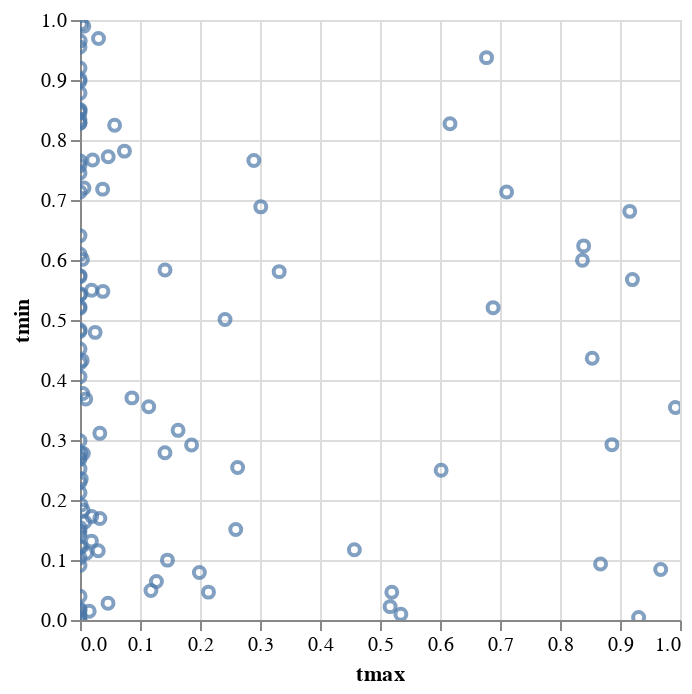

Here is the notebook cell this chart was saved with:
### Code cell
df_cluster.plot.scatter(x="tmax", y="tmin")  # add coloring with size of buildings, ...

### Figure 1 — Vega-Lite specification as saved in the notebook (floating-point values rounded to 4 significant figures)
{"config": {"view": {"continuousWidth": 300, "continuousHeight": 300}}, "data": {"name": "data-45c46a85767e2a5d43f7544cd749606a"}, "mark": {"type": "point", "tooltip": true}, "encoding": {"x": {"field": "tmax", "type": "quantitative"}, "y": {"field": "tmin", "type": "quantitative"}}, "params": [{"name": "param_2", "select": {"type": "interval", "encodings": ["x", "y"]}, "bind": "scales"}], "$schema": "https://vega.github.io/schema/vega-lite/v5.20.1.json", "datasets": {"data-45c46a85767e2a5d43f7544cd749606a": [{"id": "400697GVG", "tmax": 0.6167, "diff": 0.1434, "wpgt": 0.9199, "pres": 0.5268, "hum_min": 0.2654, "holiday": 9.433e-12, "prcp": 0.8961, "tavg": 0.0003883, "tmin": 0.8272, "wdir": 0.163, "hum_avg": 0.2603, "hum_max": 0.129, "wspd": 0.9799}, {"id": "400067GVG", "tmax": 5.83e-09, "diff": 3.908e-05, "wpgt": 0.2659, "pres": 0.002696, "hum_min": 0.0161, "holiday": 9.679e-05, "prcp": 0.0004714, "tavg": 1.148e-15, "tmin": 0.5419, "wdir": 0.002091, "hum_avg": 0.7845, "hum_max": 0.148, "wspd": 0.6674}, {"id": "400313GVG", "tmax": 9.303e-15, "diff": 9.322e-07, "wpgt": 0.2189, "pres": 1.352e-07, "hum_min": 1.386e-11, "holiday": 0.8401, "prcp": 0.00479, "tavg": 1.268e-11, "tmin": 0.009562, "wdir": 5.468e-12, "hum_avg": 0.0004178, "hum_max": 0.1797, "wspd": 0.4219}, {"id": "400304GVG", "tmax": 7.156e-15, "diff": 2.53e-08, "wpgt": 0.0005232, "pres": 1.798e-07, "hum_min": 1.137e-08, "holiday": 0.8756, "prcp": 0.2678, "tavg": 3.344e-17, "tmin": 0.4808, "wdir": 5.502e-08, "hum_avg": 0.002376, "hum_max": 0.4164, "wspd": 0.07521}, {"id": "400396GVG", "tmax": 2.676e-06, "diff": 0.9935, "wpgt": 0.03111, "pres": 0.02481, "hum_min": 7.611e-11, "holiday": 2.399e-05, "prcp": 0.07316, "tavg": 8.21e-11, "tmin": 0.2719, "wdir": 2.392e-06, "hum_avg": 2.199e-05, "hum_max": 0.6023, "wspd": 0.7015}, {"id": "400284SVG", "tmax": 0.8394, "diff": 0.1312, "wpgt": 0.1035, "pres": 0.8191, "hum_min": 0.4287, "holiday": 0.02028, "prcp": 0.1263, "tavg": 0.08835, "tmin": 0.6235, "wdir": 0.5491, "hum_avg": 0.8291, "hum_max": 0.761, "wspd": 0.4237}, {"id": "400926GVG", "tmax": 8.145e-11, "diff": 0.001372, "wpgt": 0.03831, "pres": 5.426e-06, "hum_min": 0.005374, "holiday": 0.0008928, "prcp": 0.1371, "tavg": 3.419e-08, "tmin": 0.4516, "wdir": 0.0003222, "hum_avg": 0.01029, "hum_max": 0.2081, "wspd": 0.4798}, {"id": "400458GVG", "tmax": 1.398e-11, "diff": 1.007e-06, "wpgt": 0.01033, "pres": 5.209e-05, "hum_min": 2.566e-07, "holiday": 0.01167, "prcp": 0.1527, "tavg": 1.133e-17, "tmin": 0.9199, "wdir": 2.658e-09, "hum_avg": 0.003278, "hum_max": 0.9837, "wspd": 0.0618}, {"id": "400705GVG", "tmax": 0.02529, "diff": 4.957e-07, "wpgt": 0.03792, "pres": 0.2443, "hum_min": 0.02937, "holiday": 0.1845, "prcp": 0.8459, "tavg": 5.486e-06, "tmin": 0.4794, "wdir": 0.0006106, "hum_avg": 0.3636, "hum_max": 0.7228, "wspd": 0.4067}, {"id": "400126PVG", "tmax": 5.285e-05, "diff": 0.8911, "wpgt": 0.2709, "pres": 0.0005761, "hum_min": 0.1019, "holiday": 0.0009855, "prcp": 0.2695, "tavg": 0.6787, "tmin": 0.01525, "wdir": 0.7512, "hum_avg": 0.1595, "hum_max": 0.01255, "wspd": 0.8714}, {"id": "400204GVA", "tmax": 4.784e-05, "diff": 0.122, "wpgt": 0.8143, "pres": 0.01688, "hum_min": 0.02278, "holiday": 0.009977, "prcp": 0.2999, "tavg": 3.942e-06, "tmin": 0.8286, "wdir": 0.2894, "hum_avg": 0.09523, "hum_max": 0.2081, "wspd": 0.2427}, {"id": "400306gVG", "tmax": 1.9e-12, "diff": 3.439e-09, "wpgt": 0.004177, "pres": 8.246e-06, "hum_min": 2.243e-08, "holiday": 0.289, "prcp": 0.6875, "tavg": 5.526e-16, "tmin": 0.5197, "wdir": 3.767e-08, "hum_avg": 0.00226, "hum_max": 0.3247, "wspd": 0.1852}, {"id": "400100GVG", "tmax": 1.309e-20, "diff": 0.3575, "wpgt": 0.07023, "pres": 5.342e-12, "hum_min": 0.000273, "holiday": 0.01473, "prcp": 0.08887, "tavg": 8.211e-09, "tmin": 0.003618, "wdir": 0.001441, "hum_avg": 0.1718, "hum_max": 0.735, "wspd": 0.3821}, {"id": "578e031d-e014-11eb-9d61-02b402f0c1de", "tmax": 0.1416, "diff": 0.2239, "wpgt": 0.6806, "pres": 0.08067, "hum_min": 0.7096, "holiday": 0.03483, "prcp": 0.2832, "tavg": 0.7134, "tmin": 0.2786, "wdir": 0.9887, "hum_avg": 0.7384, "hum_max": 0.7668, "wspd": 0.8971}, {"id": "400098GVG", "tmax": 0.002133, "diff": 5.72e-06, "wpgt": 0.1042, "pres": 0.07691, "hum_min": 0.0001762, "holiday": 0.00755, "prcp": 0.562, "tavg": 1.926e-14, "tmin": 0.9939, "wdir": 0.1244, "hum_avg": 0.06718, "hum_max": 0.2443, "wspd": 0.004779}, {"id": "400711GVG", "tmax": 1.461e-08, "diff": 0.000607, "wpgt": 0.3242, "pres": 0.0001863, "hum_min": 2.989e-12, "holiday": 0.00715, "prcp": 0.325, "tavg": 1.415e-07, "tmin": 0.2987, "wdir": 2.155e-06, "hum_avg": 2.063e-05, "hum_max": 0.0763, "wspd": 0.3143}, {"id": "f6f7e866-e013-11eb-9d61-02b402f0c1de", "tmax": 3.824e-07, "diff": 8.162e-06, "wpgt": 0.009236, "pres": 0.001405, "hum_min": 0.0001047, "holiday": 0.0007603, "prcp": 0.9957, "tavg": 2.937e-08, "tmin": 0.8781, "wdir": 8.424e-05, "hum_avg": 0.00646, "hum_max": 0.3573, "wspd": 0.5171}, {"id": "83758fff-e013-11eb-9d61-02b402f0c1de", "tmax": 5.367e-07, "diff": 0.09506, "wpgt": 0.5355, "pres": 0.002054, "hum_min": 0.0006372, "holiday": 0.0173, "prcp": 0.9574, "tavg": 1.084e-06, "tmin": 0.955, "wdir": 0.005525, "hum_avg": 0.0006134, "hum_max": 0.3413, "wspd": 0.7115}, {"id": "400088PVG", "tmax": 0.9678, "diff": 0.1962, "wpgt": 0.3669, "pres": 0.7116, "hum_min": 0.01582, "holiday": 0.3298, "prcp": 0.03147, "tavg": 0.2829, "tmin": 0.08429, "wdir": 0.6583, "hum_avg": 0.334, "hum_max": 0.6835, "wspd": 0.03175}, {"id": "400302GVG", "tmax": 2.579e-15, "diff": 0.09929, "wpgt": 0.2827, "pres": 1.326e-08, "hum_min": 5.07e-07, "holiday": 0.002911, "prcp": 0.4469, "tavg": 1.604e-08, "tmin": 0.148, "wdir": 1.745e-05, "hum_avg": 0.0005866, "hum_max": 0.7678, "wspd": 0.8089}, {"id": "400073PVG", "tmax": 4.427e-08, "diff": 0.00018, "wpgt": 0.03644, "pres": 0.01829, "hum_min": 0.00757, "holiday": 1.156e-10, "prcp": 0.04266, "tavg": 1.884e-06, "tmin": 3.399e-05, "wdir": 0.0002833, "hum_avg": 0.37, "hum_max": 0.0973, "wspd": 0.3915}, {"id": "400884GVG", "tmax": 5.062e-08, "diff": 0.002622, "wpgt": 0.1083, "pres": 0.007924, "hum_min": 4.595e-07, "holiday": 1.538e-05, "prcp": 0.3401, "tavg": 6.394e-15, "tmin": 0.1223, "wdir": 2.357e-09, "hum_avg": 0.01183, "hum_max": 0.5221, "wspd": 0.2716}, {"id": "400812GVG", "tmax": 1.007e-20, "diff": 2.27e-09, "wpgt": 0.005685, "pres": 1.63e-12, "hum_min": 8.452e-12, "holiday": 0.008414, "prcp": 0.06169, "tavg": 3.165e-16, "tmin": 0.1036, "wdir": 1.011e-11, "hum_avg": 0.0001082, "hum_max": 0.02939, "wspd": 0.4169}, {"id": "400356PVG", "tmax": 0.0001167, "diff": 0.7392, "wpgt": 0.8686, "pres": 0.0005434, "hum_min": 0.6501, "holiday": 8.559e-05, "prcp": 0.9535, "tavg": 0.9741, "tmin": 0.03964, "wdir": 0.45, "hum_avg": 0.7075, "hum_max": 0.5193, "wspd": 0.1262}, {"id": "400055GVG", "tmax": 7.406e-06, "diff": 1.319e-05, "wpgt": 0.05649, "pres": 0.005919, "hum_min": 2.551e-07, "holiday": 1.034e-05, "prcp": 0.4277, "tavg": 4.433e-08, "tmin": 0.2121, "wdir": 0.0005247, "hum_avg": 0.001698, "hum_max": 0.3149, "wspd": 0.3706}, {"id": "400811GVG", "tmax": 0.0002601, "diff": 0.3431, "wpgt": 0.482, "pres": 0.04213, "hum_min": 0.5974, "holiday": 3.382e-15, "prcp": 0.4544, "tavg": 0.0003323, "tmin": 0.1539, "wdir": 0.0349, "hum_avg": 0.1456, "hum_max": 0.03391, "wspd": 0.4128}, {"id": "400264PVG", "tmax": 0.04669, "diff": 0.2993, "wpgt": 4.357e-06, "pres": 0.4878, "hum_min": 2.393e-05, "holiday": 2.191e-07, "prcp": 0.1349, "tavg": 0.08701, "tmin": 0.02789, "wdir": 0.4626, "hum_avg": 0.1243, "hum_max": 0.4909, "wspd": 0.03157}, {"id": "400095GVG", "tmax": 0.1274, "diff": 0.004235, "wpgt": 0.3338, "pres": 0.5876, "hum_min": 0.002373, "holiday": 0.1558, "prcp": 0.6269, "tavg": 0.0001264, "tmin": 0.06424, "wdir": 0.006782, "hum_avg": 0.09175, "hum_max": 0.1832, "wspd": 0.3711}, {"id": "6abb785c-dfff-11eb-9d61-02b402f0c1de", "tmax": 1.559e-11, "diff": 0.0003227, "wpgt": 0.2861, "pres": 4.199e-06, "hum_min": 1.163e-13, "holiday": 0.003157, "prcp": 0.05726, "tavg": 6.606e-07, "tmin": 0.01842, "wdir": 9.645e-13, "hum_avg": 2.985e-07, "hum_max": 0.007069, "wspd": 0.2908}, {"id": "400974GVG", "tmax": 1.051e-06, "diff": 0.9316, "wpgt": 0.9788, "pres": 9.219e-05, "hum_min": 0.0005312, "holiday": 0.1658, "prcp": 0.2766, "tavg": 3.431e-05, "tmin": 0.2679, "wdir": 0.182, "hum_avg": 1.028e-05, "hum_max": 0.008098, "wspd": 0.2835}, {"id": "400104PVG", "tmax": 3.467e-07, "diff": 0.0001224, "wpgt": 0.2035, "pres": 0.001337, "hum_min": 2.13e-08, "holiday": 5.811e-10, "prcp": 0.1193, "tavg": 1.145e-11, "tmin": 0.574, "wdir": 1.427e-08, "hum_avg": 0.0001875, "hum_max": 0.06966, "wspd": 0.8978}, {"id": "400732GVG", "tmax": 0.002075, "diff": 0.0728, "wpgt": 0.001036, "pres": 0.05235, "hum_min": 1.203e-09, "holiday": 0.0001297, "prcp": 0.01897, "tavg": 0.02964, "tmin": 0.2352, "wdir": 0.0001589, "hum_avg": 0.0005057, "hum_max": 0.05926, "wspd": 0.1583}, {"id": "400097GVG", "tmax": 1.716e-08, "diff": 7.376e-06, "wpgt": 0.1196, "pres": 2.896e-05, "hum_min": 0.001618, "holiday": 5.075e-05, "prcp": 0.0008108, "tavg": 1.402e-05, "tmin": 0.8279, "wdir": 0.005297, "hum_avg": 0.08377, "hum_max": 0.9554, "wspd": 0.4831}, {"id": "400338PVG", "tmax": 0.001346, "diff": 8.973e-06, "wpgt": 0.00675, "pres": 0.03873, "hum_min": 0.000133, "holiday": 0.2555, "prcp": 0.5948, "tavg": 2.795e-09, "tmin": 0.5434, "wdir": 5.49e-06, "hum_avg": 0.007123, "hum_max": 0.021, "wspd": 0.2258}, {"id": "400101GVA", "tmax": 1.028e-08, "diff": 4.324e-06, "wpgt": 0.01233, "pres": 0.0002381, "hum_min": 4.073e-08, "holiday": 0.4543, "prcp": 0.4916, "tavg": 1.905e-10, "tmin": 0.229, "wdir": 1.945e-10, "hum_avg": 0.02682, "hum_max": 0.989, "wspd": 0.2464}, {"id": "400060pVG", "tmax": 0.6019, "diff": 0.5234, "wpgt": 0.347, "pres": 0.6045, "hum_min": 5.031e-08, "holiday": 2.536e-06, "prcp": 0.708, "tavg": 1.176e-05, "tmin": 0.2494, "wdir": 0.4414, "hum_avg": 3.906e-05, "hum_max": 0.0259, "wspd": 0.06146}, {"id": "400704GVG", "tmax": 1.089e-10, "diff": 5.152e-05, "wpgt": 0.0482, "pres": 2.885e-05, "hum_min": 1.728e-09, "holiday": 0.04136, "prcp": 0.07618, "tavg": 3.72e-14, "tmin": 0.8454, "wdir": 6.797e-10, "hum_avg": 1.003e-05, "hum_max": 0.4871, "wspd": 0.7944}, {"id": "3bf6985d-e014-11eb-9d61-02b402f0c1de", "tmax": 2.664e-11, "diff": 0.0005842, "wpgt": 0.2161, "pres": 3.021e-07, "hum_min": 1.375e-06, "holiday": 0.1527, "prcp": 0.8247, "tavg": 3.428e-08, "tmin": 0.8976, "wdir": 0.05167, "hum_avg": 0.0007309, "hum_max": 0.01479, "wspd": 0.9101}, {"id": "400131GVG", "tmax": 0.2627, "diff": 0.042, "wpgt": 0.8972, "pres": 0.01765, "hum_min": 0.02453, "holiday": 0.009238, "prcp": 0.526, "tavg": 0.01688, "tmin": 0.2541, "wdir": 0.7375, "hum_avg": 0.9936, "hum_max": 0.04282, "wspd": 0.5771}, {"id": "400259PVG", "tmax": 0.0003387, "diff": 0.000646, "wpgt": 0.1473, "pres": 0.0182, "hum_min": 0.4781, "holiday": 0.0155, "prcp": 0.762, "tavg": 0.00597, "tmin": 0.6095, "wdir": 0.6897, "hum_avg": 0.7315, "hum_max": 0.8426, "wspd": 0.04539}, {"id": "400089GVG", "tmax": 0.0008744, "diff": 0.2308, "wpgt": 0.0002437, "pres": 0.1541, "hum_min": 7.006e-09, "holiday": 0.0006081, "prcp": 0.2089, "tavg": 5.397e-12, "tmin": 0.2787, "wdir": 0.0001437, "hum_avg": 0.0001486, "hum_max": 0.328, "wspd": 0.9961}, {"id": "730285cc-ae67-11eb-9b5e-02b402f0c1de", "tmax": 5.535e-12, "diff": 1.384e-09, "wpgt": 0.001012, "pres": 2.258e-05, "hum_min": 7.869e-09, "holiday": 0.9964, "prcp": 0.8768, "tavg": 3.194e-18, "tmin": 0.4053, "wdir": 1.001e-09, "hum_avg": 0.00143, "hum_max": 0.5213, "wspd": 0.1372}, {"id": "400352PVG", "tmax": 0.00663, "diff": 0.001285, "wpgt": 0.03924, "pres": 0.1429, "hum_min": 0.06554, "holiday": 0.1184, "prcp": 0.5597, "tavg": 0.001153, "tmin": 0.7201, "wdir": 0.04865, "hum_avg": 0.323, "hum_max": 0.6735, "wspd": 0.692}, {"id": "400328PVG", "tmax": 5.247e-08, "diff": 6.026e-05, "wpgt": 0.05339, "pres": 0.001161, "hum_min": 3.101e-08, "holiday": 0.554, "prcp": 0.4456, "tavg": 9.882e-13, "tmin": 0.8507, "wdir": 1.708e-08, "hum_avg": 0.0002357, "hum_max": 0.2373, "wspd": 0.8453}, {"id": "400306GVG", "tmax": 0.3013, "diff": 0.04822, "wpgt": 0.4852, "pres": 0.6235, "hum_min": 1.649e-10, "holiday": 0.005839, "prcp": 0.9567, "tavg": 2.174e-07, "tmin": 0.6886, "wdir": 0.3216, "hum_avg": 0.000262, "hum_max": 0.5168, "wspd": 0.2398}, {"id": "4008231VG", "tmax": 2.08e-10, "diff": 1.042e-08, "wpgt": 0.002386, "pres": 4.655e-05, "hum_min": 1.576e-09, "holiday": 0.7463, "prcp": 0.6545, "tavg": 2.947e-15, "tmin": 0.522, "wdir": 5.637e-08, "hum_avg": 0.002948, "hum_max": 0.229, "wspd": 0.5347}, {"id": "400099PVG", "tmax": 0.8374, "diff": 0.388, "wpgt": 0.0009843, "pres": 0.09589, "hum_min": 2.157e-05, "holiday": 1.511e-16, "prcp": 0.6989, "tavg": 1.162e-09, "tmin": 0.5995, "wdir": 0.6496, "hum_avg": 0.000354, "hum_max": 0.2118, "wspd": 0.09777}, {"id": "400287SVG", "tmax": 3.743e-09, "diff": 0.006116, "wpgt": 0.0526, "pres": 1.029e-05, "hum_min": 0.1042, "holiday": 0.983, "prcp": 0.7186, "tavg": 0.0002711, "tmin": 0.8343, "wdir": 0.1252, "hum_avg": 0.5144, "hum_max": 0.6614, "wspd": 0.1197}, {"id": "400315GVG", "tmax": 5.904e-07, "diff": 0.001053, "wpgt": 0.4525, "pres": 0.001166, "hum_min": 2.975e-07, "holiday": 0.09948, "prcp": 0.4138, "tavg": 4.44e-12, "tmin": 0.1414, "wdir": 8.926e-06, "hum_avg": 0.009421, "hum_max": 0.5657, "wspd": 0.09412}, {"id": "a6cb1351-e013-11eb-9d61-02b402f0c1de", "tmax": 5.196e-06, "diff": 1.319e-07, "wpgt": 0.035, "pres": 0.01214, "hum_min": 1.371e-06, "holiday": 0.4603, "prcp": 0.8609, "tavg": 5.508e-08, "tmin": 0.0907, "wdir": 2.402e-09, "hum_avg": 0.02834, "hum_max": 0.9444, "wspd": 0.519}, {"id": "400305GVG", "tmax": 0.02102, "diff": 0.6426, "wpgt": 0.2946, "pres": 0.07214, "hum_min": 0.7, "holiday": 0.6561, "prcp": 0.2182, "tavg": 0.1199, "tmin": 0.7665, "wdir": 0.02497, "hum_avg": 0.3998, "hum_max": 0.3605, "wspd": 0.8336}, {"id": "400698GVG", "tmax": 2.328e-08, "diff": 0.08863, "wpgt": 0.8434, "pres": 4.073e-05, "hum_min": 1.324e-06, "holiday": 0.000903, "prcp": 0.5704, "tavg": 3.217e-11, "tmin": 0.5721, "wdir": 0.07036, "hum_avg": 5.715e-05, "hum_max": 0.1041, "wspd": 0.04912}, {"id": "bf254b46-e009-11eb-9d61-02b402f0c1de", "tmax": 2.205e-06, "diff": 4.853e-06, "wpgt": 0.03252, "pres": 0.01125, "hum_min": 3.688e-09, "holiday": 1.086e-07, "prcp": 0.9236, "tavg": 9.581e-13, "tmin": 0.6406, "wdir": 1.185e-06, "hum_avg": 3.472e-06, "hum_max": 0.07082, "wspd": 0.8105}, {"id": "cdd9b0a6-e013-11eb-9d61-02b402f0c1de", "tmax": 0.0003586, "diff": 0.5513, "wpgt": 0.1588, "pres": 0.004494, "hum_min": 7.739e-05, "holiday": 0.5257, "prcp": 0.2131, "tavg": 6.892e-07, "tmin": 0.765, "wdir": 0.0003823, "hum_avg": 0.003909, "hum_max": 0.02388, "wspd": 0.1391}, {"id": "400103PVG", "tmax": 4.244e-10, "diff": 0.000196, "wpgt": 0.6581, "pres": 5.606e-05, "hum_min": 2.421e-07, "holiday": 1.316e-06, "prcp": 0.8359, "tavg": 1.878e-09, "tmin": 0.7451, "wdir": 0.000199, "hum_avg": 0.1203, "hum_max": 0.8573, "wspd": 0.2291}, {"id": "400087GVG", "tmax": 4.842e-08, "diff": 1.143e-10, "wpgt": 0.001392, "pres": 0.001461, "hum_min": 1.634e-09, "holiday": 0.8156, "prcp": 0.5079, "tavg": 5.54e-18, "tmin": 0.9015, "wdir": 1.438e-06, "hum_avg": 0.002491, "hum_max": 0.3185, "wspd": 0.1479}, {"id": "400768GVG", "tmax": 4.322e-06, "diff": 2.988e-07, "wpgt": 0.002786, "pres": 0.002991, "hum_min": 0.007635, "holiday": 0.04277, "prcp": 0.8014, "tavg": 2.46e-11, "tmin": 0.849, "wdir": 0.0005649, "hum_avg": 0.2187, "hum_max": 0.4279, "wspd": 0.3005}, {"id": "400057GVG", "tmax": 5.324e-07, "diff": 0.288, "wpgt": 0.9631, "pres": 0.0004011, "hum_min": 0.1083, "holiday": 0.792, "prcp": 0.1113, "tavg": 0.0111, "tmin": 0.7573, "wdir": 0.2112, "hum_avg": 0.3719, "hum_max": 0.1246, "wspd": 0.7201}, {"id": "400296GVG", "tmax": 0.00956, "diff": 0.0002372, "wpgt": 0.1491, "pres": 0.2268, "hum_min": 0.002687, "holiday": 2.143e-12, "prcp": 0.5473, "tavg": 0.0005844, "tmin": 0.3682, "wdir": 0.3669, "hum_avg": 0.002944, "hum_max": 0.8531, "wspd": 0.8311}, {"id": "400943GVG", "tmax": 0.07405, "diff": 0.001528, "wpgt": 0.1866, "pres": 0.7245, "hum_min": 0.0001364, "holiday": 1.175e-07, "prcp": 0.001995, "tavg": 4.518e-06, "tmin": 0.7815, "wdir": 0.07246, "hum_avg": 0.3765, "hum_max": 0.3372, "wspd": 0.4825}, {"id": "400256PVG", "tmax": 0.332, "diff": 0.8969, "wpgt": 0.1886, "pres": 0.1502, "hum_min": 0.5026, "holiday": 4.602e-05, "prcp": 0.7056, "tavg": 0.1467, "tmin": 0.5806, "wdir": 0.4984, "hum_avg": 0.9703, "hum_max": 0.2092, "wspd": 0.2073}, {"id": "400355GVG", "tmax": 0.199, "diff": 0.1765, "wpgt": 0.542, "pres": 0.04636, "hum_min": 0.2834, "holiday": 0.8259, "prcp": 0.3713, "tavg": 0.6928, "tmin": 0.07927, "wdir": 0.66, "hum_avg": 0.9769, "hum_max": 0.9184, "wspd": 0.8531}, {"id": "400090PVG", "tmax": 0.186, "diff": 0.293, "wpgt": 0.3133, "pres": 0.7063, "hum_min": 6.064e-15, "holiday": 5.568e-06, "prcp": 0.4648, "tavg": 0.0002383, "tmin": 0.2917, "wdir": 0.02048, "hum_avg": 9.029e-08, "hum_max": 0.01083, "wspd": 0.9428}, {"id": "fb684f25-a63d-4d3e-9277-6d759bbc7507", "tmax": 0.9311, "diff": 0.0008332, "wpgt": 0.4561, "pres": 0.4485, "hum_min": 0.2471, "holiday": 0.1445, "prcp": 0.02178, "tavg": 0.02344, "tmin": 0.004192, "wdir": 0.04185, "hum_avg": 0.6337, "hum_max": 0.000448, "wspd": 0.9375}, {"id": "7dd30c54-3be7-4a3c-b5e0-9841bb3ffddb", "tmax": 0.8537, "diff": 0.1407, "wpgt": 0.745, "pres": 0.2954, "hum_min": 0.299, "holiday": 7.367e-05, "prcp": 0.1403, "tavg": 0.2595, "tmin": 0.4364, "wdir": 0.1732, "hum_avg": 0.4567, "hum_max": 0.5932, "wspd": 0.2214}, {"id": "33920b20-2ae7-4e6b-912b-5fc4294d6ed5", "tmax": 0.8866, "diff": 4.646e-06, "wpgt": 0.6219, "pres": 0.3772, "hum_min": 0.004407, "holiday": 0.006935, "prcp": 0.05679, "tavg": 7.346e-05, "tmin": 0.2922, "wdir": 0.1768, "hum_avg": 0.6406, "hum_max": 0.2721, "wspd": 0.7635}, {"id": "1a9266de-dfff-11eb-9d61-02b402f0c1de", "tmax": 0.0108, "diff": 0.09871, "wpgt": 0.6982, "pres": 0.03101, "hum_min": 0.7613, "holiday": 0.06766, "prcp": 0.3542, "tavg": 0.07991, "tmin": 0.1112, "wdir": 0.000245, "hum_avg": 0.5412, "hum_max": 0.9061, "wspd": 0.6469}, {"id": "d566a120-d232-489a-aa42-850e5a44dbee", "tmax": 0.005555, "diff": 0.0002538, "wpgt": 0.5729, "pres": 0.1507, "hum_min": 0.003307, "holiday": 6.084e-06, "prcp": 0.3125, "tavg": 0.0001322, "tmin": 0.2775, "wdir": 1.615e-05, "hum_avg": 0.414, "hum_max": 0.5427, "wspd": 0.07326}, {"id": "2b9a3bc7-252f-4a10-8ccb-5ccce53e896a", "tmax": 0.008054, "diff": 0.04475, "wpgt": 0.8289, "pres": 0.05082, "hum_min": 0.06327, "holiday": 0.0698, "prcp": 0.9844, "tavg": 0.5906, "tmin": 0.1632, "wdir": 0.2279, "hum_avg": 0.5553, "hum_max": 0.3876, "wspd": 0.02457}, {"id": "72013db2-014c-4c4f-8eee-ce179b77ba6f", "tmax": 0.003719, "diff": 0.3481, "wpgt": 0.05592, "pres": 0.02597, "hum_min": 0.01657, "holiday": 0.03534, "prcp": 0.9425, "tavg": 0.0008025, "tmin": 0.4327, "wdir": 0.4211, "hum_avg": 0.02375, "hum_max": 0.1431, "wspd": 0.3484}, {"id": "d20aea60-cca7-4d9e-b768-48edd962eb64", "tmax": 0.03086, "diff": 2.215e-05, "wpgt": 0.3186, "pres": 0.3211, "hum_min": 0.0007402, "holiday": 0.0009648, "prcp": 0.9799, "tavg": 8.379e-06, "tmin": 0.9692, "wdir": 0.01366, "hum_avg": 0.1162, "hum_max": 0.267, "wspd": 0.4911}, {"id": "9500b2eb-c260-4200-b657-125604911644", "tmax": 0.08653, "diff": 0.2876, "wpgt": 0.2462, "pres": 0.3208, "hum_min": 0.448, "holiday": 0.2204, "prcp": 0.4853, "tavg": 0.4195, "tmin": 0.3702, "wdir": 0.05739, "hum_avg": 0.9407, "hum_max": 0.4899, "wspd": 0.1277}, {"id": "35d897c4-9486-41c1-be9b-0e1707d9fbef", "tmax": 0.01954, "diff": 0.2631, "wpgt": 0.5075, "pres": 0.3015, "hum_min": 0.06052, "holiday": 0.04458, "prcp": 0.6874, "tavg": 0.2955, "tmin": 0.1724, "wdir": 0.164, "hum_avg": 0.3262, "hum_max": 0.5734, "wspd": 0.268}, {"id": "a9644794-439b-401c-b879-8c0225e16b99", "tmax": 0.0004454, "diff": 0.01322, "wpgt": 0.6681, "pres": 0.01181, "hum_min": 0.001031, "holiday": 5.884e-06, "prcp": 0.2323, "tavg": 6.558e-06, "tmin": 0.9649, "wdir": 0.002066, "hum_avg": 0.1906, "hum_max": 0.3595, "wspd": 0.7396}, {"id": "5c8f03f4-9165-43a2-8c42-1e813326934e", "tmax": 0.2141, "diff": 5.053e-06, "wpgt": 0.2332, "pres": 0.5889, "hum_min": 0.002293, "holiday": 0.2949, "prcp": 0.09031, "tavg": 0.00347, "tmin": 0.04642, "wdir": 0.2312, "hum_avg": 0.9217, "hum_max": 0.6884, "wspd": 0.8715}, {"id": "cae17ef4-cfad-4446-8b09-3cf946bf1378", "tmax": 0.9206, "diff": 0.07715, "wpgt": 0.4263, "pres": 0.6603, "hum_min": 0.6303, "holiday": 0.04349, "prcp": 0.1793, "tavg": 0.08293, "tmin": 0.5673, "wdir": 0.2036, "hum_avg": 0.4421, "hum_max": 0.5107, "wspd": 0.9021}, {"id": "2a5d5a37-a843-4621-b20a-a0c1a5e42e49", "tmax": 0.01535, "diff": 0.0001501, "wpgt": 0.9134, "pres": 0.3295, "hum_min": 0.0003075, "holiday": 0.01782, "prcp": 0.325, "tavg": 0.0001013, "tmin": 0.01455, "wdir": 0.2153, "hum_avg": 0.8341, "hum_max": 0.9745, "wspd": 0.9375}, {"id": "2f025f96-af2c-4140-b955-766a791fa925", "tmax": 0.04702, "diff": 0.8388, "wpgt": 0.9257, "pres": 0.317, "hum_min": 0.1038, "holiday": 0.6737, "prcp": 0.9679, "tavg": 0.3615, "tmin": 0.772, "wdir": 0.23, "hum_avg": 0.1283, "hum_max": 0.5039, "wspd": 0.5946}, {"id": "4f36b3bd-337e-4b93-9333-c53a28d0c417", "tmax": 0.03042, "diff": 0.0006294, "wpgt": 0.5753, "pres": 0.3495, "hum_min": 0.001086, "holiday": 0.08703, "prcp": 0.3427, "tavg": 3.428e-06, "tmin": 0.1153, "wdir": 0.1211, "hum_avg": 0.72, "hum_max": 0.8612, "wspd": 0.6024}, {"id": "c1469372-a3c4-4870-808c-8039cb927db8", "tmax": 0.1417, "diff": 3.291e-06, "wpgt": 0.6787, "pres": 0.8511, "hum_min": 0.003174, "holiday": 6.163e-05, "prcp": 0.6557, "tavg": 3.886e-09, "tmin": 0.5832, "wdir": 0.8104, "hum_avg": 0.1275, "hum_max": 0.1512, "wspd": 0.9529}, {"id": "8f7b3862-a50d-44eb-8ac9-de0cf48a6bd2", "tmax": 0.00191, "diff": 0.09429, "wpgt": 0.9701, "pres": 0.03176, "hum_min": 0.204, "holiday": 0.04617, "prcp": 0.4872, "tavg": 0.04829, "tmin": 0.1917, "wdir": 0.1124, "hum_avg": 0.6393, "hum_max": 0.4087, "wspd": 0.5049}, {"id": "561a9d67-5802-4a54-ae7d-0a782242e4b4", "tmax": 0.0002901, "diff": 0.001133, "wpgt": 0.5036, "pres": 0.01538, "hum_min": 0.003616, "holiday": 0.03135, "prcp": 0.1961, "tavg": 3.451e-06, "tmin": 0.4283, "wdir": 0.1427, "hum_avg": 0.4202, "hum_max": 0.265, "wspd": 0.9759}, {"id": "a141529b-2b91-4c85-ae9f-907901ebeb19", "tmax": 0.1182, "diff": 0.0003558, "wpgt": 0.835, "pres": 0.5082, "hum_min": 0.0001735, "holiday": 0.1292, "prcp": 0.6367, "tavg": 0.0001175, "tmin": 0.04911, "wdir": 0.05424, "hum_avg": 0.2912, "hum_max": 0.4311, "wspd": 0.8888}, {"id": "1657f5b3-fad0-4685-b56c-d57982d5a35c", "tmax": 0.006328, "diff": 0.3873, "wpgt": 0.8671, "pres": 0.02807, "hum_min": 0.1464, "holiday": 0.008943, "prcp": 0.8102, "tavg": 0.06462, "tmin": 0.9895, "wdir": 0.7462, "hum_avg": 0.7576, "hum_max": 0.8352, "wspd": 0.8631}, {"id": "e7ad9b75-bc6c-4891-a8fd-45e393ec8526", "tmax": 0.01909, "diff": 0.004413, "wpgt": 0.6566, "pres": 0.3785, "hum_min": 0.03171, "holiday": 0.6561, "prcp": 0.8058, "tavg": 1.373e-10, "tmin": 0.1315, "wdir": 0.09434, "hum_avg": 0.0037, "hum_max": 0.04069, "wspd": 0.349}, {"id": "fb5cc271-ae15-4f24-b9d5-30782bbc2089", "tmax": 0.000312, "diff": 2.896e-05, "wpgt": 0.2172, "pres": 0.008307, "hum_min": 0.000297, "holiday": 0.02029, "prcp": 0.3728, "tavg": 9.592e-06, "tmin": 0.7132, "wdir": 0.2163, "hum_avg": 0.07664, "hum_max": 0.1778, "wspd": 0.6535}, {"id": "841ccf85-04b7-11ec-9d61-02b402f0c1de", "tmax": 0.03769, "diff": 0.1624, "wpgt": 0.9872, "pres": 0.2305, "hum_min": 0.06051, "holiday": 0.8386, "prcp": 0.3934, "tavg": 0.000545, "tmin": 0.7181, "wdir": 0.4595, "hum_avg": 0.5264, "hum_max": 0.5636, "wspd": 0.8395}, {"id": "10af300b-a270-4e41-928d-e4048b2fdf00", "tmax": 0.05771, "diff": 0.05444, "wpgt": 0.4906, "pres": 0.4428, "hum_min": 0.1442, "holiday": 0.114, "prcp": 0.2192, "tavg": 0.0005765, "tmin": 0.8247, "wdir": 0.07401, "hum_avg": 0.6485, "hum_max": 0.662, "wspd": 0.2754}, {"id": "d4847556-40f8-4940-b21d-3390fe2c2547", "tmax": 0.01931, "diff": 0.0001633, "wpgt": 0.2695, "pres": 0.2583, "hum_min": 0.004548, "holiday": 1.223e-09, "prcp": 0.04918, "tavg": 4.118e-05, "tmin": 0.5495, "wdir": 0.0007077, "hum_avg": 0.9245, "hum_max": 0.7254, "wspd": 0.3538}, {"id": "7bdbc8ee-00fb-4795-99cb-c1739fc128ad", "tmax": 0.2897, "diff": 0.03563, "wpgt": 0.6633, "pres": 0.649, "hum_min": 0.001385, "holiday": 0.8642, "prcp": 0.5682, "tavg": 9.986e-05, "tmin": 0.7658, "wdir": 0.873, "hum_avg": 0.294, "hum_max": 0.3808, "wspd": 0.1814}, {"id": "b12ea64c-04bf-11ec-9d61-02b402f0c1de", "tmax": 0.1458, "diff": 0.06996, "wpgt": 0.03099, "pres": 0.3777, "hum_min": 1.293e-05, "holiday": 0.18, "prcp": 0.09925, "tavg": 0.102, "tmin": 0.09977, "wdir": 0.07094, "hum_avg": 0.004283, "hum_max": 0.03164, "wspd": 0.8723}, {"id": "8ff79953-ad51-40b5-a025-f24418cae4b1", "tmax": 0.03816, "diff": 0.000197, "wpgt": 0.4459, "pres": 0.5238, "hum_min": 0.002936, "holiday": 9.847e-05, "prcp": 0.5197, "tavg": 5.734e-05, "tmin": 0.5477, "wdir": 0.004786, "hum_avg": 0.435, "hum_max": 0.4799, "wspd": 0.03512}, {"id": "0c9ad311-b86f-4371-a695-512ca49c70a7", "tmax": 0.03309, "diff": 0.619, "wpgt": 0.3911, "pres": 0.2194, "hum_min": 0.1363, "holiday": 0.3126, "prcp": 0.2822, "tavg": 0.04596, "tmin": 0.1691, "wdir": 0.1212, "hum_avg": 0.7508, "hum_max": 0.5048, "wspd": 0.1406}, {"id": "8e9b1544-434e-44a7-8049-8f2e4b14a819", "tmax": 0.711, "diff": 0.03365, "wpgt": 0.8938, "pres": 0.6744, "hum_min": 0.1746, "holiday": 0.2808, "prcp": 0.5505, "tavg": 0.0008227, "tmin": 0.7133, "wdir": 0.004205, "hum_avg": 0.7535, "hum_max": 0.1844, "wspd": 0.6955}, {"id": "f1c2b8a6-9833-4150-896c-20b054ce558f", "tmax": 0.2595, "diff": 0.1495, "wpgt": 0.7831, "pres": 0.8001, "hum_min": 0.008705, "holiday": 0.9369, "prcp": 0.6024, "tavg": 0.002635, "tmin": 0.1507, "wdir": 0.6877, "hum_avg": 0.7622, "hum_max": 0.9432, "wspd": 0.6744}, {"id": "1a94c658-a524-4293-bb95-020c53beaabd", "tmax": 0.1145, "diff": 0.002932, "wpgt": 0.3995, "pres": 0.4872, "hum_min": 0.5277, "holiday": 0.3646, "prcp": 0.6839, "tavg": 3.159e-05, "tmin": 0.3554, "wdir": 0.07206, "hum_avg": 0.1282, "hum_max": 0.0172, "wspd": 0.6148}, {"id": "82a01deb-7c9d-4e87-a79a-4693bd668282", "tmax": 0.6775, "diff": 0.5045, "wpgt": 0.06757, "pres": 0.7802, "hum_min": 0.02886, "holiday": 0.2734, "prcp": 0.3128, "tavg": 0.05396, "tmin": 0.9373, "wdir": 0.09603, "hum_avg": 0.3421, "hum_max": 0.9513, "wspd": 0.862}, {"id": "7d201def-a050-4a5d-9e4f-e3a4537ae209", "tmax": 0.9162, "diff": 0.01079, "wpgt": 0.6671, "pres": 0.3432, "hum_min": 0.02613, "holiday": 0.1422, "prcp": 0.4839, "tavg": 0.005985, "tmin": 0.681, "wdir": 0.1354, "hum_avg": 0.5211, "hum_max": 0.4303, "wspd": 0.5186}, {"id": "c00c8cba-b6de-4c10-89c0-e923127acc4e", "tmax": 0.6885, "diff": 0.001966, "wpgt": 0.9756, "pres": 0.3164, "hum_min": 0.5224, "holiday": 0.003872, "prcp": 0.1629, "tavg": 0.2282, "tmin": 0.5206, "wdir": 0.9476, "hum_avg": 0.6805, "hum_max": 0.1806, "wspd": 0.6205}, {"id": "573a7d1e-de3f-49e1-828b-07d463d1fa4d", "tmax": 0.8676, "diff": 0.74, "wpgt": 0.194, "pres": 0.6511, "hum_min": 5.632e-05, "holiday": 0.002782, "prcp": 0.6796, "tavg": 0.07144, "tmin": 0.09333, "wdir": 0.03458, "hum_avg": 0.003885, "hum_max": 0.03877, "wspd": 0.984}, {"id": "5e2fd59d-603a-488b-a525-513541039c4a", "tmax": 0.002334, "diff": 0.0008997, "wpgt": 0.3438, "pres": 0.03168, "hum_min": 0.0119, "holiday": 9.255e-05, "prcp": 0.3455, "tavg": 0.001844, "tmin": 0.1216, "wdir": 7.717e-05, "hum_avg": 0.2907, "hum_max": 0.2998, "wspd": 0.3411}, {"id": "4ccc1cea-534d-4dbe-bf66-0d31d887088e", "tmax": 0.5348, "diff": 0.8408, "wpgt": 0.5187, "pres": 0.9351, "hum_min": 0.406, "holiday": 0.3271, "prcp": 0.2345, "tavg": 0.001044, "tmin": 0.009589, "wdir": 0.5318, "hum_avg": 0.06499, "hum_max": 0.1747, "wspd": 0.6931}, {"id": "d5fb4343-04d4-4521-8a4b-feaf772ff376", "tmax": 0.004018, "diff": 0.0006093, "wpgt": 0.6888, "pres": 0.1527, "hum_min": 0.01609, "holiday": 0.0002547, "prcp": 0.5438, "tavg": 2.641e-05, "tmin": 0.601, "wdir": 0.0008807, "hum_avg": 0.4097, "hum_max": 0.221, "wspd": 0.253}, {"id": "61470655-33c1-4717-b729-baa6658a6aeb", "tmax": 0.004665, "diff": 0.0003928, "wpgt": 0.3242, "pres": 0.1061, "hum_min": 0.006676, "holiday": 0.0005399, "prcp": 0.375, "tavg": 0.001274, "tmin": 0.3776, "wdir": 5.289e-05, "hum_avg": 0.8072, "hum_max": 0.7832, "wspd": 0.04214}, {"id": "bc098a2e-0cc7-4f01-b6ad-9d647ae9f627", "tmax": 0.9923, "diff": 0.06648, "wpgt": 0.6343, "pres": 0.5891, "hum_min": 0.4487, "holiday": 0.002123, "prcp": 0.08314, "tavg": 0.1356, "tmin": 0.3541, "wdir": 0.8553, "hum_avg": 0.3147, "hum_max": 0.01174, "wspd": 0.8269}, {"id": "882f402f-daf8-4dfb-8af0-6fbd5d439e22", "tmax": 0.005428, "diff": 0.0006853, "wpgt": 0.1314, "pres": 0.02754, "hum_min": 0.09743, "holiday": 0.1014, "prcp": 0.1554, "tavg": 0.03868, "tmin": 0.1828, "wdir": 0.01971, "hum_avg": 0.9073, "hum_max": 0.4537, "wspd": 0.4838}, {"id": "a0bb40c4-7d73-4c5d-91bd-d82fe748a75d", "tmax": 0.03302, "diff": 0.4582, "wpgt": 0.7708, "pres": 0.1709, "hum_min": 0.03467, "holiday": 0.09384, "prcp": 0.8441, "tavg": 0.01278, "tmin": 0.3111, "wdir": 0.8894, "hum_avg": 0.5122, "hum_max": 0.8603, "wspd": 0.971}, {"id": "42d6efdc-d590-40b7-af9a-90121d04d3a9", "tmax": 7.589e-05, "diff": 0.02742, "wpgt": 0.04423, "pres": 0.0001339, "hum_min": 0.5253, "holiday": 0.009149, "prcp": 0.7315, "tavg": 0.9271, "tmin": 0.252, "wdir": 0.3605, "hum_avg": 0.9616, "hum_max": 0.862, "wspd": 0.5055}, {"id": "edcafda6-fe6f-4ca3-bb3d-f0c5fbac8f4c", "tmax": 0.2417, "diff": 0.8647, "wpgt": 0.1478, "pres": 0.3174, "hum_min": 0.03219, "holiday": 0.3693, "prcp": 0.2674, "tavg": 0.03356, "tmin": 0.5008, "wdir": 0.3017, "hum_avg": 0.6433, "hum_max": 0.8038, "wspd": 0.1477}, {"id": "b6b63b91-da14-449d-b213-e6ef5ca27e67", "tmax": 0.5169, "diff": 0.4703, "wpgt": 0.4127, "pres": 0.2436, "hum_min": 0.01472, "holiday": 0.4662, "prcp": 0.9726, "tavg": 0.8585, "tmin": 0.02225, "wdir": 0.8694, "hum_avg": 0.2363, "hum_max": 0.5522, "wspd": 0.04911}, {"id": "4edd9f9b-22a0-4932-a815-60c9a222826d", "tmax": 0.0001193, "diff": 0.002345, "wpgt": 0.6983, "pres": 0.01155, "hum_min": 0.01578, "holiday": 0.0003651, "prcp": 0.07689, "tavg": 9.173e-07, "tmin": 0.4837, "wdir": 0.1149, "hum_avg": 0.09341, "hum_max": 0.1516, "wspd": 0.192}, {"id": "9c87eddf-04b5-11ec-9d61-02b402f0c1de", "tmax": 0.4573, "diff": 0.1548, "wpgt": 0.08844, "pres": 0.5944, "hum_min": 0.6924, "holiday": 0.09768, "prcp": 0.4376, "tavg": 0.001263, "tmin": 0.1171, "wdir": 0.2179, "hum_avg": 0.4186, "hum_max": 0.01691, "wspd": 0.9725}, {"id": "44201958-2d6b-4952-956c-22ea951a6442", "tmax": 0.1635, "diff": 0.0002245, "wpgt": 0.5239, "pres": 0.8344, "hum_min": 0.002237, "holiday": 3.269e-06, "prcp": 0.3648, "tavg": 0.0006175, "tmin": 0.3161, "wdir": 0.0002314, "hum_avg": 0.4997, "hum_max": 0.6746, "wspd": 0.1122}, {"id": "aecb8acb-5dfc-47c9-8a44-cbae3ff7d2b3", "tmax": 0.5197, "diff": 4.154e-06, "wpgt": 0.6009, "pres": 0.4881, "hum_min": 0.0009449, "holiday": 0.1292, "prcp": 0.5451, "tavg": 1.79e-06, "tmin": 0.0463, "wdir": 0.6804, "hum_avg": 0.6297, "hum_max": 0.4337, "wspd": 0.8964}]}}
